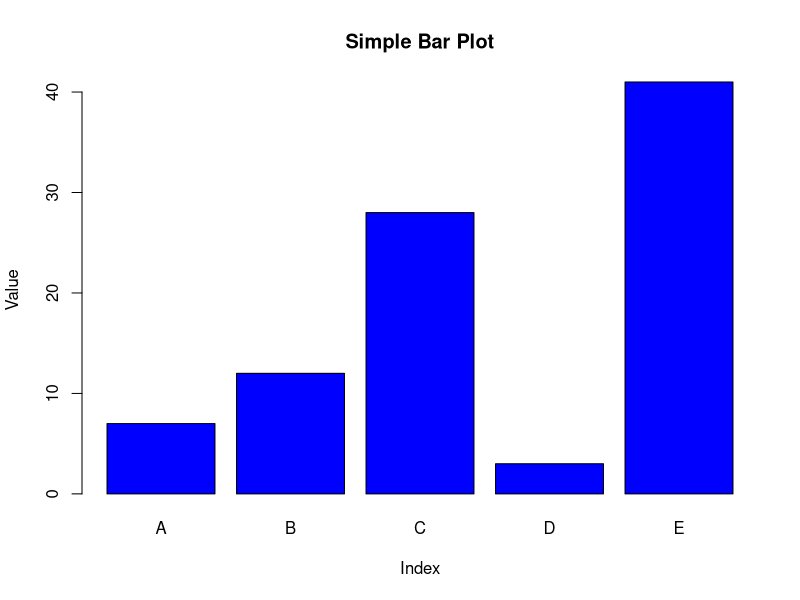

Here is the R script that generated this plot:
"Syntax
The basic syntax to create a bar-chart in R is −

barplot(H,xlab,ylab,main, names.arg,col)
Following is the description of the parameters used −

H is a vector or matrix containing numeric values used in bar chart.
xlab is the label for x axis.
ylab is the label for y axis.
main is the title of the bar chart.
names.arg is a vector of names appearing under each bar.
col is used to give colors to the bars in the graph.
"

#create the data for the chart.
H <- c(7,12,28,3,41)

#Give the chart file a name.
png(file = "barplot.png")

#Plot the bar chart.
barplot(H, xlab = "Index", ylab = "Value", main = "Simple Bar Plot", names.arg = c("A","B","C","D","E"), col = "blue")

#Save the file.
dev.off()